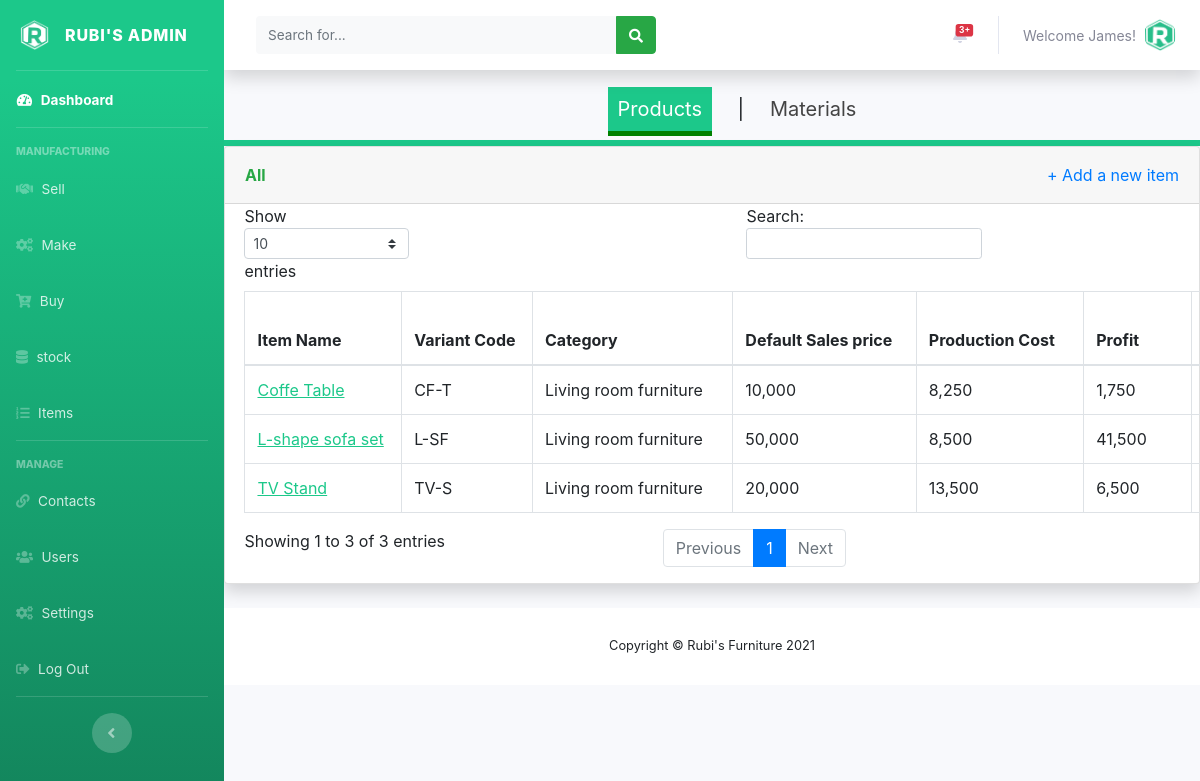
The page /admin/items.php (signed in) on the database its author committed.
### tables this page shows
CREATE TABLE IF NOT EXISTS `users` (
  `user_id` int(11) NOT NULL AUTO_INCREMENT,
  `full_name` varchar(150) NOT NULL,
  `user_name` varchar(120) NOT NULL,
  `user_password` varchar(250) NOT NULL,
  `email` varchar(120) NOT NULL,
  `role` int(10) NOT NULL,
  `date_created` timestamp NOT NULL DEFAULT CURRENT_TIMESTAMP,
  PRIMARY KEY (`user_id`),
  KEY `role` (`role`)
);

CREATE TABLE IF NOT EXISTS `tbl_items` (
  `id` int(11) NOT NULL AUTO_INCREMENT,
  `item_name` varchar(150) NOT NULL,
  `variant_code` varchar(150) NOT NULL,
  `category` int(11) NOT NULL DEFAULT '0',
  `item_materials` varchar(150) NOT NULL,
  `item_operations` varchar(150) NOT NULL,
  `item_resources` varchar(150) NOT NULL,
  `default_sales_price` int(11) NOT NULL,
  `date_created` timestamp NOT NULL DEFAULT CURRENT_TIMESTAMP,
  PRIMARY KEY (`id`)
);

CREATE TABLE IF NOT EXISTS `tbl_categories` (
  `id` int(11) NOT NULL AUTO_INCREMENT,
  `category_description` varchar(150) NOT NULL,
  PRIMARY KEY (`id`)
);

### admin/items.php (the view, shortened to what this page needs)
<?php
include('../includes/config.php');
if (empty($_SESSION['user_id'])){
  header('Location: ../index.php');
}
else{
  include('includes/header.php');
  include('includes/navbar.php');
  include('includes/topbar.php');
  ?>
  <div class="nav1">
    <ul>
      <li><a href="items.php" class="active1" style="color:#FFFFFF;  background: #1cc88a;" >Products</a></li>
      <li>|</li>
      <li><a href="materials.php">Materials</a></li>
    </ul>
  </div>
  <div class="card shadow mb-4">
    <div class="card-header py-3">
      <div class="row mb-12">
        <div class="col mb-7 font-weight-bold text-success"
        <h6 class="m-0">All</h6>
      </div>
      <div align="right" class="col">
        <a href="addnewitem.php">
          + Add a new item
        </a>
      </div>
    </div>
  </div>
  <div class="table-responsive">
    <?php
    $sql = "SELECT tbl_items.*, tbl_categories.category_description FROM tbl_items INNER JOIN tbl_categories ON tbl_items.category = tbl_categories.id";
    $querry=$dbconn->prepare($sql);
    $querry->execute();
    $rows = $querry->fetchAll(PDO::FETCH_OBJ);
    $count = $querry->rowCount();
    ?>
    <table class="table table-bordered" id="dataTable" width="120%" cellspacing="0">
      <thead>
        <tr>
          <th>Item Name</th>
          <th>Variant Code</th>
          <th>Category</th>
          <th>Default Sales price</th>
          <th>Production Cost</th>
          <th>Profit</th>
          <th>Margin</th>
        </tr>
      </thead>
      <tbody>
        <?php if($count > 0)
        {
          foreach($rows as $row) {
            $default_sales_price = $row->default_sales_price;
            ?>
            <tr>
              <td><a href="#" class="prod" style="color: #1cc88a;"><?php echo htmlentities($row->item_name);?></a></td>
              <td><?php echo htmlentities($row->variant_code);?></td>
              <td><?php echo htmlentities($row->category_description);?></td>
              <td><?php echo htmlentities(number_format($row->default_sales_price));?></td>
                <?php
                $required_materials = unserialize($row->item_materials);
                $required_operations = unserialize($row->item_operations);
                $required_resources = unserialize($row->item_resources);
                $total_cost = 0;
                $production_period = 0;
                $req_resources = 0;
                foreach ($required_materials as $materials) {
                  $sql = "SELECT purchase_price FROM tbl_materials WHERE id = $materials";
                  $querry=$dbconn->prepare($sql);
                  $querry->execute();
                  $rows = $querry->fetchAll(PDO::FETCH_OBJ);
                  $count = $querry->rowCount();
                  if($count > 0)
                  {
                    foreach($rows as $row) {
                        $total_cost += $row->purchase_price;
                     }
                  }
                }
                foreach ($required_operations as $operations) {
                  $sql = "SELECT time_taken FROM tbl_operations WHERE id = $operations";
                  $querry=$dbconn->prepare($sql);
                  $querry->execute();
                  $rows = $querry->fetchAll(PDO::FETCH_OBJ);
                  $count = $querry->rowCount();
                  if($count > 0)
                  {
                    foreach($rows as $row) {
                        $production_period += $row->time_taken;
                     }
                  }
                }
                foreach ($required_resources as $charge_per_hour) {
                  $sql = "SELECT resource_amount_per_hour FROM tbl_resources WHERE id = $charge_per_hour";
                  $querry=$dbconn->prepare($sql);
                  $querry->execute();
                  $rows = $querry->fetchAll(PDO::FETCH_OBJ);
                  $count = $querry->rowCount();
                  if($count > 0)
                  {
                    foreach($rows as $row) {
                        $req_resources += $row->resource_amount_per_hour;
                     }
                  }
                }
              $total = $total_cost + ($req_resources * $production_period);
              $profit = $default_sales_price - $total;?>
              <td><?php echo htmlentities(number_format($total));?></td>
              <td><?php echo htmlentities(number_format($profit));?></td>
              <td><?php echo htmlentities(round(($profit * 100) / $default_sales_price, 1))."%";?></td>
          </tr>
        <?php }}?>
      </tbody>
    </table>
  </div>
</div>
<?php
include('includes/footer.php');
}?>

### admin/includes/topbar.php (shortened to what this page needs)
<div id="content-wrapper" class="d-flex flex-column">
  <div id="content">
    <nav class="navbar navbar-expand navbar-light bg-white topbar mb-4 static-top shadow">
      <form
      class="d-none d-sm-inline-block form-inline mr-auto ml-md-3 my-2 my-md-0 mw-100 navbar-search">
      <div class="input-group">
        <input type="text" class="form-control bg-light border-0 small" placeholder="Search for..."
        aria-label="Search" aria-describedby="basic-addon2">
        <div class="input-group-append">
          <button class="btn btn-success" type="button">
            <i class="fas fa-search fa-sm"></i>
          </button>
        </div>
      </div>
    </form>
    <ul class="navbar-nav ml-auto">
  <li class="nav-item dropdown no-arrow mx-1">
    <a class="nav-link dropdown-toggle" href="#" id="alertsDropdown" role="button"
    data-toggle="dropdown" aria-haspopup="true" aria-expanded="false">
    <span class="badge badge-danger badge-counter">3+</span>
  </a>
</li>
<li class="nav-item dropdown no-arrow">
  <a class="nav-link dropdown-toggle" href="#" id="userDropdown" role="button"
  data-toggle="dropdown" aria-haspopup="true" aria-expanded="false">
  <?php
  $staff_id = $_SESSION['user_id'];
  $sql = "SELECT user_name FROM users WHERE user_id = :staff_id";
  $querry=$dbconn->prepare($sql);
  $querry->bindParam(':staff_id', $staff_id, PDO::PARAM_INT);
  $querry->execute();
  $rows = $querry->fetchAll(PDO::FETCH_ASSOC);
  $count = $querry->rowCount();
  if($count > 0)
  {
    foreach($rows as $row) {?>
      <span class="mr-2 d-none d-lg-inline text-gray-600 small"><?php echo htmlentities('Welcome'."  ".$row['user_name'].'!') ?></span>
    <?php }
  }?>
  <img class="img-profile rounded-circle"
  src="../assets/img/logo/rubi_icon.png">
</a>
</li>
</ul>
</nav>

### admin/custom-css/mystyle.css (style rules this page uses)
.form-control { border:0; padding: 7px; border-bottom: solid 1px #ccc; }

### admin/items.php (style rules this page uses)
.nav1 { font-size:20px; text-decoration:none; text-align:center; border-bottom: 6px solid #1cc88a; }
.nav1 ul li { padding:10px; display:inline; }
.nav1 ul li a { text-decoration:none; color:#444; }
.active1 { color:#000; border-bottom:5px solid green; padding:10px; }
.prod { text-decoration-line: underline; }
.table-responsive { margin-left: 2%; table-layout: auto; }

### rows shown on the page
users: user_name "Welcome James!"
tbl_items: item_name "Coffe Table", variant_code "CF-T", tbl_categories.category_description "Living room furniture", default_sales_price "10,000", total "8,250", default_sales_price "1,750"
tbl_items: item_name "TV Stand", variant_code "TV-S", tbl_categories.category_description "Living room furniture", default_sales_price "20,000", total "13,500", default_sales_price "6,500"
tbl_items: item_name "L-shape sofa set", variant_code "L-SF", tbl_categories.category_description "Living room furniture", default_sales_price "50,000", total "8,500", default_sales_price "41,500"
